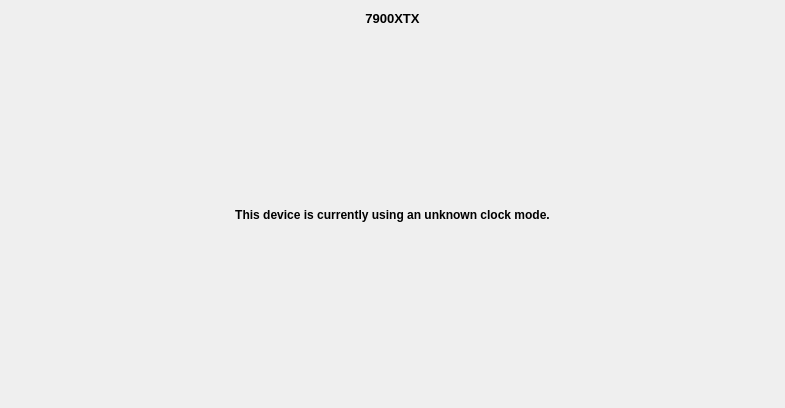
<?xml version="1.0" encoding="UTF-8"?>
<ui version="4.0">
    <class>ClockModeWidget</class>
    <widget class="QWidget" name="ClockModeWidget">
        <property name="geometry">
            <rect>
                <x>0</x>
                <y>0</y>
                <width>785</width>
                <height>408</height>
            </rect>
        </property>
        <property name="windowTitle">
            <string>Form</string>
        </property>
        <layout class="QVBoxLayout" name="verticalLayout">
            <item>
                <widget class="QLabel" name="gpu_name">
                    <property name="sizePolicy">
                        <sizepolicy hsizetype="Preferred" vsizetype="Maximum">
                            <horstretch>0</horstretch>
                            <verstretch>0</verstretch>
                        </sizepolicy>
                    </property>
                    <property name="font">
                        <font>
                            <pointsize>10</pointsize>
                            <weight>75</weight>
                            <bold>true</bold>
                        </font>
                    </property>
                    <property name="text">
                        <string>7900XTX</string>
                    </property>
                    <property name="alignment">
                        <set>Qt::AlignCenter</set>
                    </property>
                </widget>
            </item>
            <item>
                <widget class="QLabel" name="unknown_label">
                    <property name="font">
                        <font>
                            <weight>75</weight>
                            <bold>true</bold>
                        </font>
                    </property>
                    <property name="text">
                        <string>This device is currently using an unknown clock mode.</string>
                    </property>
                    <property name="alignment">
                        <set>Qt::AlignCenter</set>
                    </property>
                </widget>
            </item>
        </layout>
    </widget>
    <resources/>
    <connections/>
</ui>
